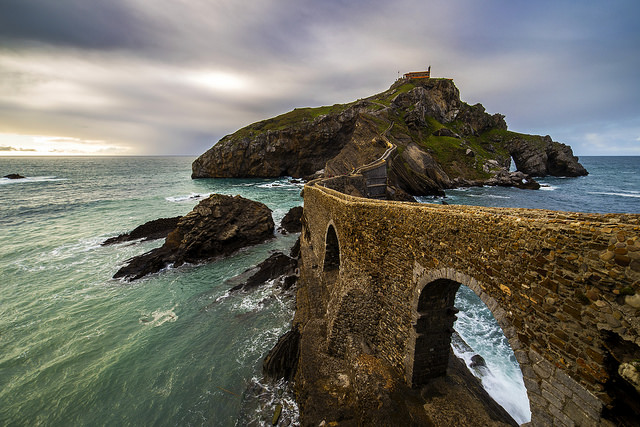
#> input picture radiant/data/island.jpg, 640 x 427 px
$ python img2paint.py --image radiant/data/island.jpg
#> lines starting #> are read from the running program, lines starting #| are printed output that depends on the picture
"""
img2paint.py: Convert a standard image into a painting.

author: Frank Liu - frank.zijie@gmail.com
last modified: 07/29/2015

Copyright (c) 2015, Frank Liu
All rights reserved.

Redistribution and use in source and binary forms, with or without
modification, are permitted provided that the following conditions are met:
    * Redistributions of source code must retain the above copyright
      notice, this list of conditions and the following disclaimer.
    * Redistributions in binary form must reproduce the above copyright
      notice, this list of conditions and the following disclaimer in the
      documentation and/or other materials provided with the distribution.
    * Neither the name of the Frank Liu (fzliu) nor the
      names of its contributors may be used to endorse or promote products
      derived from this software without specific prior written permission.
THIS SOFTWARE IS PROVIDED BY THE COPYRIGHT HOLDERS AND CONTRIBUTORS "AS IS" AND
ANY EXPRESS OR IMPLIED WARRANTIES, INCLUDING, BUT NOT LIMITED TO, THE IMPLIED
WARRANTIES OF MERCHANTABILITY AND FITNESS FOR A PARTICULAR PURPOSE ARE
DISCLAIMED. IN NO EVENT SHALL Frank Liu (fzliu) BE LIABLE FOR ANY
DIRECT, INDIRECT, INCIDENTAL, SPECIAL, EXEMPLARY, OR CONSEQUENTIAL DAMAGES
(INCLUDING, BUT NOT LIMITED TO, PROCUREMENT OF SUBSTITUTE GOODS OR SERVICES;
LOSS OF USE, DATA, OR PROFITS; OR BUSINESS INTERRUPTION) HOWEVER CAUSED AND
ON ANY THEORY OF LIABILITY, WHETHER IN CONTRACT, STRICT LIABILITY, OR TORT
(INCLUDING NEGLIGENCE OR OTHERWISE) ARISING IN ANY WAY OUT OF THE USE OF THIS
SOFTWARE, EVEN IF ADVISED OF THE POSSIBILITY OF SUCH DAMAGE.
"""

import argparse

# library imports
import cv2
from skimage.color import label2rgb
from skimage.segmentation import slic

# @TODO: this is a hack to enable the import of RAG code in future skimage versions
# should be changed when all of the RAG-related code is no longer experimental
try:
    from skimage.graph import cut_threshold, rag_mean_color
except ImportError:
    from skimage.future.graph import cut_threshold, rag_mean_color

# argparse
parser = argparse.ArgumentParser()
parser.add_argument("-i", "--image", type=str, required=True, help="input image path")
parser.add_argument("-o", "--output", type=str, required=False, help="output path")

# expperimentally determined region adjacency threshold
RAG_THRESHOLD = 12

# SLIC compactness
SLIC_COMPACTNESS = 12

# number of desired SLIC regions
N_SLIC_REGIONS = 1024


def img2paint(img):
    """
        Turn a standard image into a painting.

        :param numpy.ndarray img:
            An RGB image in numpy format.
    """

    # scale the image
    img = cv2.convertScaleAbs(img)

    # perform SLIC segmentation
    regions_slic = slic(img, compactness=SLIC_COMPACTNESS, n_segments=N_SLIC_REGIONS)
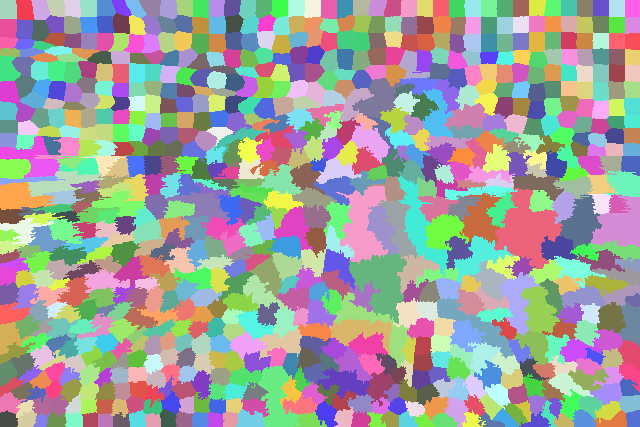
#> regions_slic: shape (427, 640) int64; 815 distinct labels, from 1 to 815; one colour per label, 0 black

    # cluster all SLIC regions
    rag = rag_mean_color(img, regions_slic)
    regions_rag = cut_threshold(regions_slic, rag, RAG_THRESHOLD)
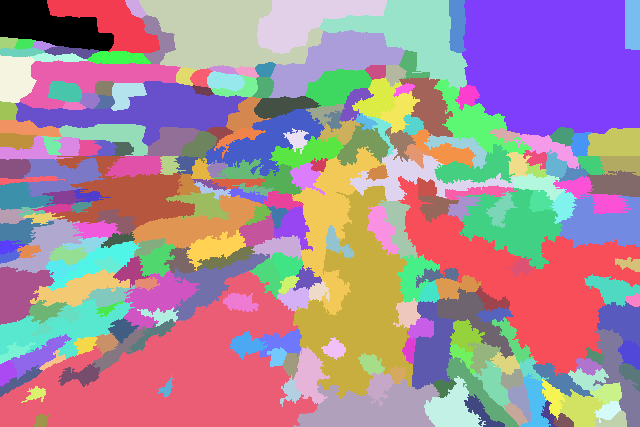
#> regions_rag: shape (427, 640) int64; 253 distinct labels, from 0 to 252; one colour per label, 0 black

    # final painting
    result = label2rgb(regions_rag, img, kind="avg")
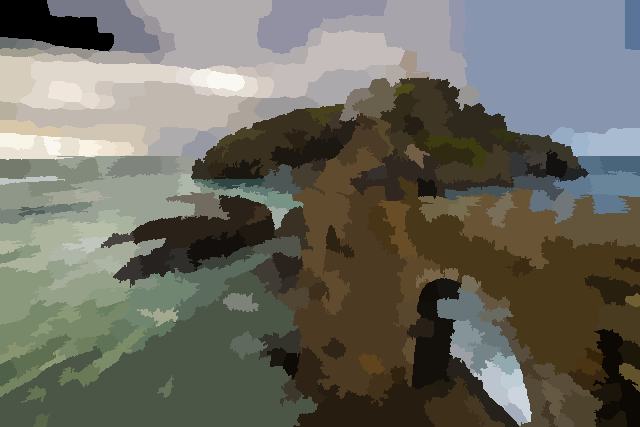
#> result: shape (427, 640, 3); mean R, G, B 108.2, 106.9, 96.9

    return result


if __name__ == "__main__":

    args = parser.parse_args()

    # perform the conversion
    img = cv2.cvtColor(cv2.imread(args.image), cv2.COLOR_BGR2RGB)
    painting = cv2.cvtColor(img2paint(img), cv2.COLOR_RGB2BGR)

    if args.output == None:
        cv2.imshow("Result", painting)
        cv2.waitKey()
        cv2.destroyAllWindows()
    else:
        cv2.imwrite(args.output, painting)

$ run again, on radiant/data/licenseplate_motion.jpg
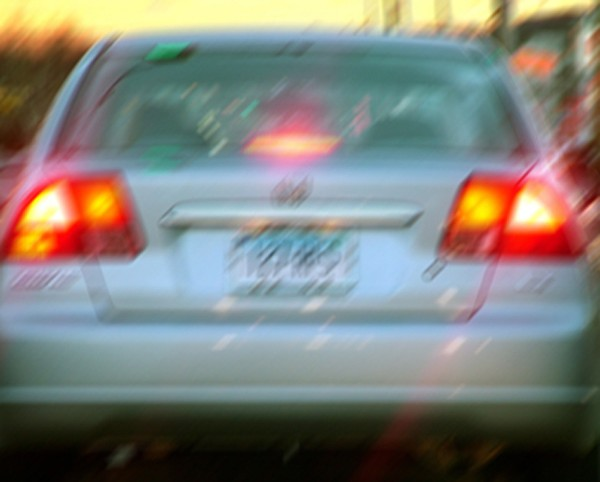
#> input picture radiant/data/licenseplate_motion.jpg, 600 x 482 px
#> regions_slic: shape (482, 600) int64; 937 distinct labels, from 1 to 937
#> in img2paint, `regions_rag = cut_threshold(regions_slic, rag, RAG_THRESHOLD)`:
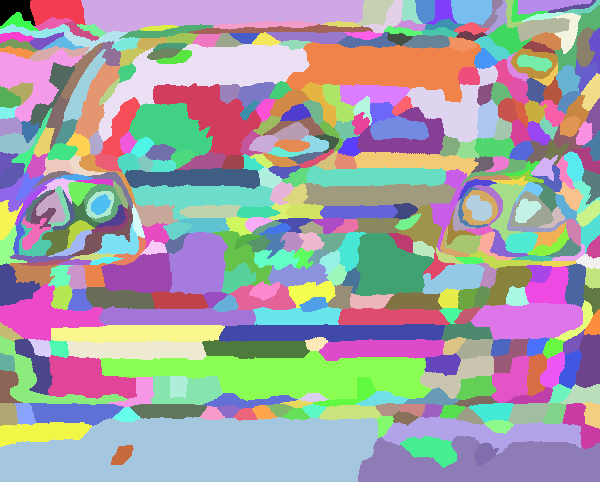
#> regions_rag: shape (482, 600) int64; 444 distinct labels, from 0 to 443; one colour per label, 0 black
#> in img2paint, `result = label2rgb(regions_rag, img, kind="avg")`:
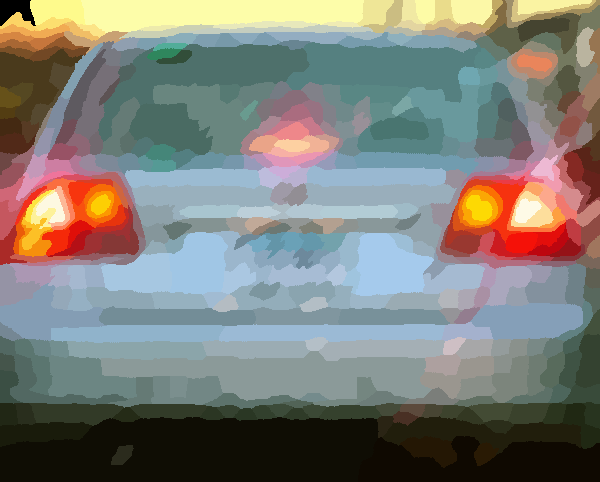
#> result: shape (482, 600, 3); mean R, G, B 125.7, 126.1, 119.9

$ run again, on radiant/data/mountain.jpg
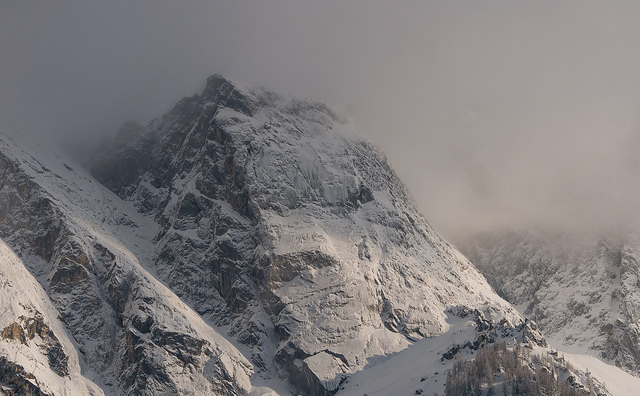
#> input picture radiant/data/mountain.jpg, 640 x 396 px
#> in img2paint, `regions_slic = slic(img, compactness=SLIC_COMPACTNESS, n_segments=N_SL..`:
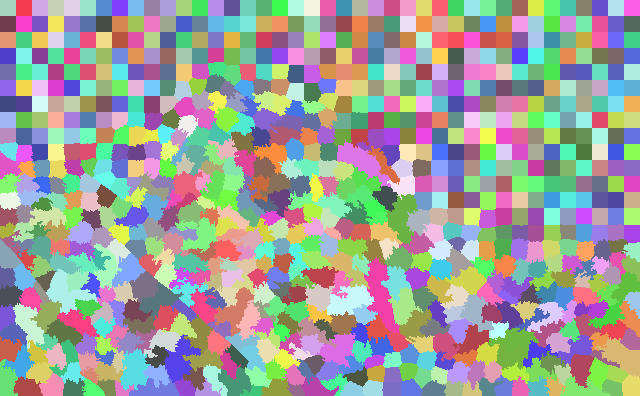
#> regions_slic: shape (396, 640) int64; 863 distinct labels, from 1 to 863; one colour per label, 0 black
#> regions_rag: shape (396, 640) int64; 176 distinct labels, from 0 to 175
#> in img2paint, `result = label2rgb(regions_rag, img, kind="avg")`:
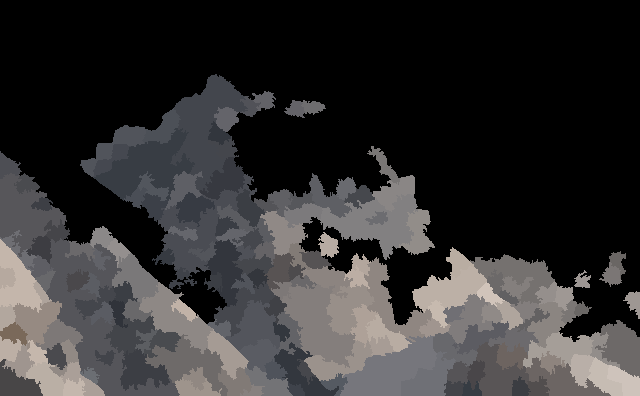
#> result: shape (396, 640, 3); mean R, G, B 50.3, 49.1, 49.5
